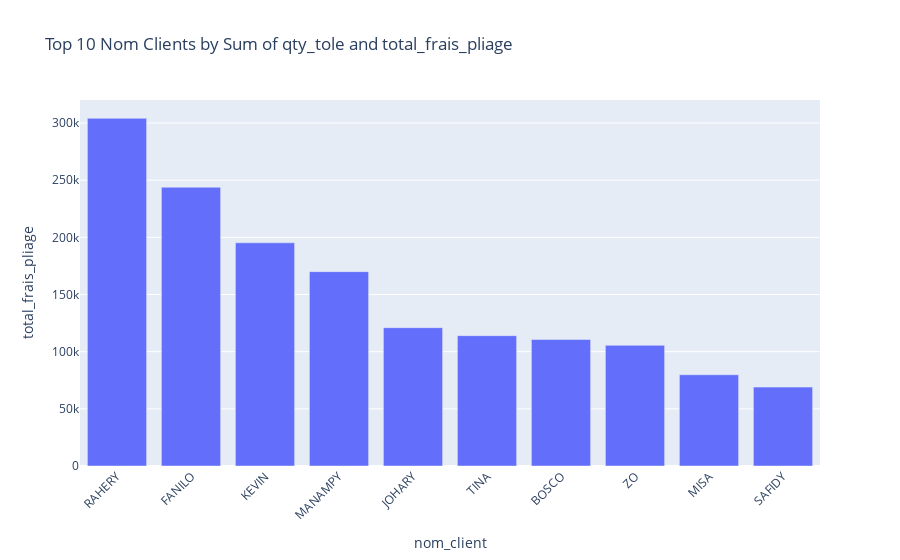

This figure's notebook cell:
### Code cell
grouped_data = df1.groupby('nom_client')

# Step 2: Calculate the sum of 'qty_tole' and 'total_frais_pliage' for each 'nom_client'
sum_df = grouped_data['total_frais_pliage'].sum()


# Step 4: Sort the data based on the calculated sums in descending order
sum_df = sum_df.sort_values(ascending=False)
# Step 5: Extract the top 10 'nom_client' based on the sums
top_10_clients = sum_df.head(10).reset_index()

# Step 6: Plot the results using Plotly Express
fig = px.bar(top_10_clients, x='nom_client', y='total_frais_pliage',
             title='Top 10 Nom Clients by Sum of qty_tole and total_frais_pliage',
             labels={'value': 'Sum'})

fig.update_layout(xaxis_tickangle=-45)
fig.show()

### Figure 1 — Plotly figure (JSON) as saved in the notebook; plotly's stock layout.template omitted (floating-point values rounded to 4 significant figures)
{"data": [{"alignmentgroup": "True", "hovertemplate": "nom_client=%{x}<br>total_frais_pliage=%{y}<extra></extra>", "legendgroup": "", "marker": {"color": "#636efa", "pattern": {"shape": ""}}, "name": "", "offsetgroup": "", "orientation": "v", "showlegend": false, "textposition": "auto", "type": "bar", "x": ["RAHERY", "FANILO", "KEVIN", "MANAMPY", "JOHARY", "TINA", "BOSCO", "ZO", "MISA", "SAFIDY"], "xaxis": "x", "y": [304100, 243800, 195200, 170000, 121000, 114000, 110600, 105500, 79800, 69000], "yaxis": "y"}], "layout": {"barmode": "relative", "legend": {"tracegroupgap": 0}, "title": {"text": "Top 10 Nom Clients by Sum of qty_tole and total_frais_pliage"}, "xaxis": {"anchor": "y", "domain": [0, 1], "tickangle": -45, "title": {"text": "nom_client"}}, "yaxis": {"anchor": "x", "domain": [0, 1], "title": {"text": "total_frais_pliage"}}}}
